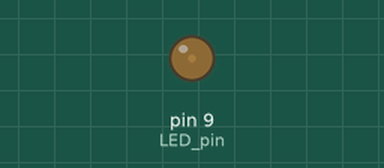
The sketch below on a simulated Arduino Uno, built with avr-gcc and run on an emulated ATmega328P. Shown: output pins drawn as LEDs (lit = HIGH).

Above: at 0.05 s.
At 1.5 s:
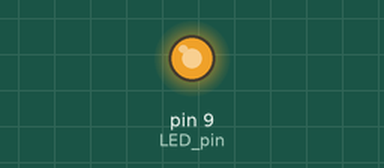
At 3.0 s:
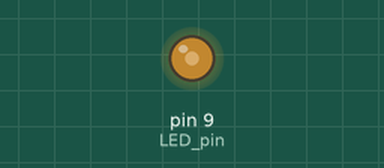
Timing chart, 0 to 6.9 s (numbered marks = the images above):
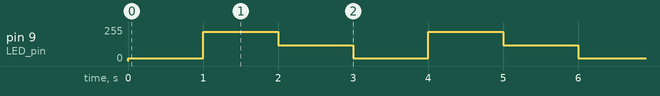

Measured:
- by itself, pin 9 (LED_pin): repeats every 3.0 s: 220/255 1.0 s, 120/255 1.0 s, 20/255 1.0 s

The sketch:

led_pwm_gloria1.ino
```cpp
int LED_pin = 9; // must be one of 3, 5, 6, 9, 10 or 11 for PWM
void setup() {
pinMode(LED_pin, OUTPUT); // Initialize pin for output
}
void loop() {
int dtwait = 1000; // Pause interval, milliseconds
int V1=20, V2=220, V3=120; // 8-bit output values for PWM duty cycle
analogWrite(LED_pin, V1);
delay(dtwait);
analogWrite(LED_pin, V2);
delay(dtwait);
analogWrite(LED_pin, V3);
delay(dtwait);
}
```
